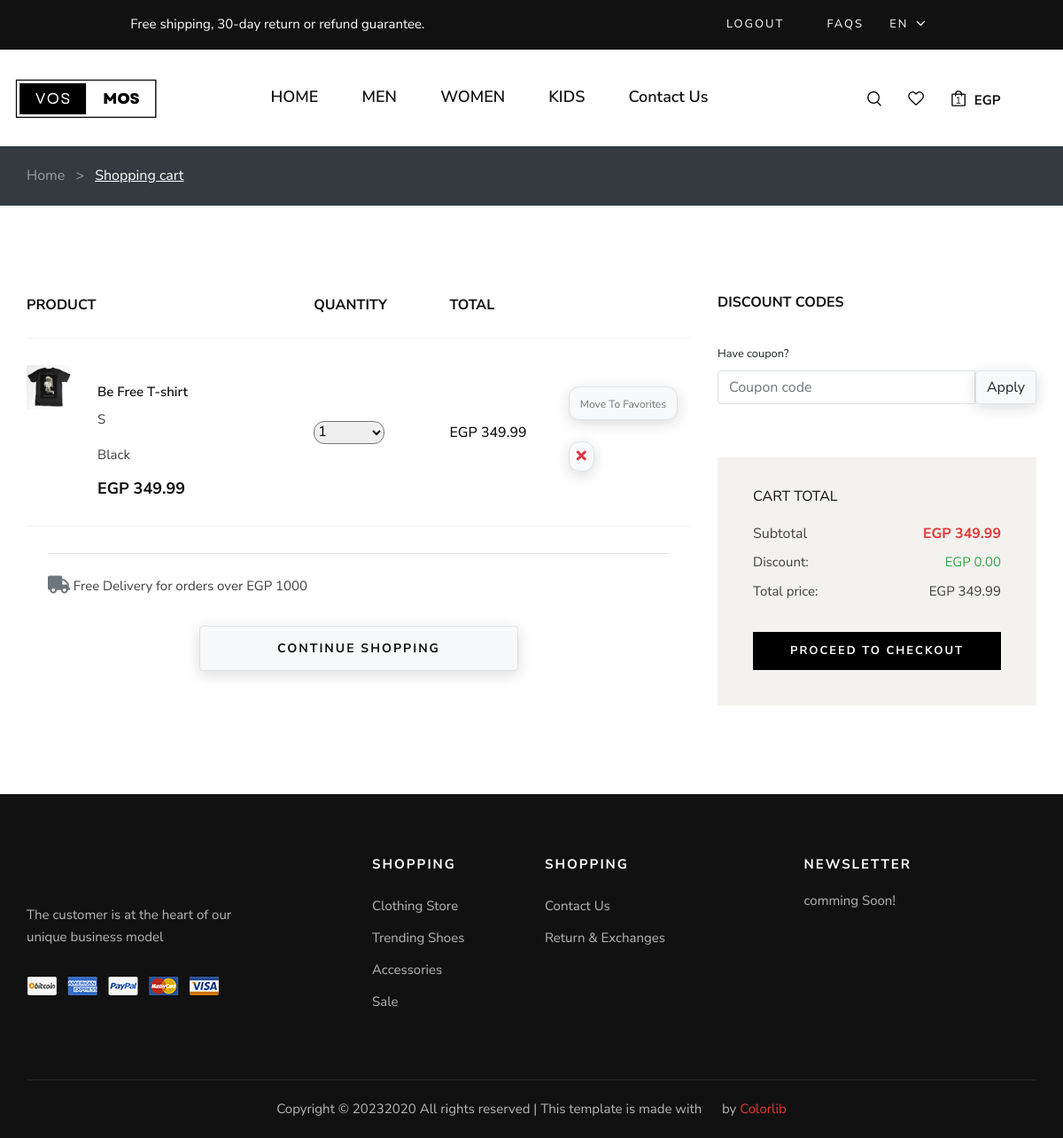
Before: /cart (signed in) with the older database file.
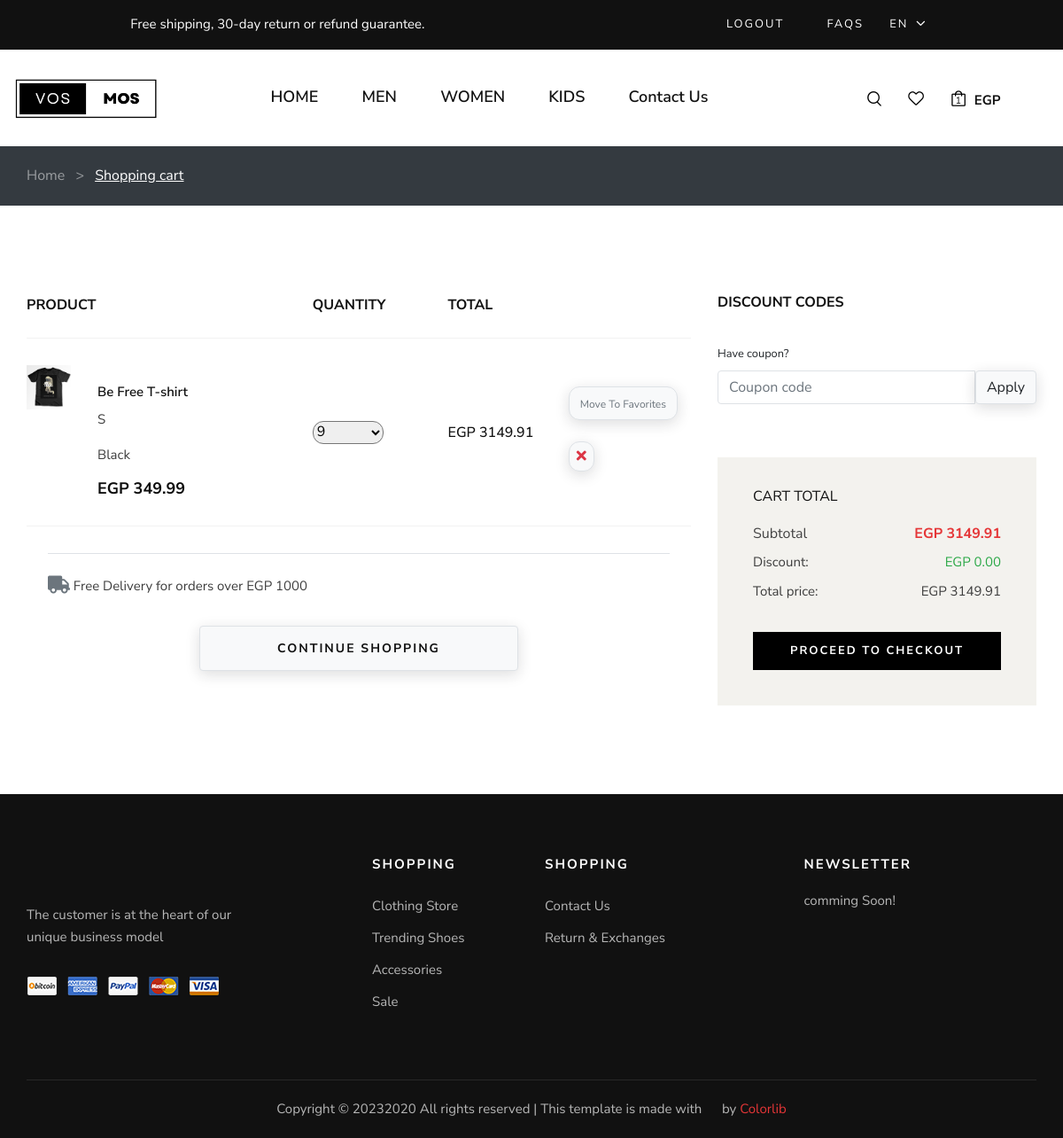
After: the same page with the newer database file.
### frontend/models.py (models this page shows, shortened)
class CartItem(models.Model):
    product = models.ForeignKey(Product, on_delete=models.CASCADE)
    quantity = models.IntegerField(default=1)
    cart = models.ForeignKey(Cart, on_delete=models.CASCADE, related_name="items", null=True)
    customized = models.BooleanField(default=False)
    size = models.CharField(max_length=10, blank=True, null=True)
    color = models.CharField(max_length=10, blank=True, null=True)
    def __str__(self):
        return f'{self.product.product_name} ({self.quantity})'
    @property
    def total(self):
        total = float(self.product.price) * int(self.quantity)
        return float("{:.2f}".format(total))

class Product(models.Model):
    CATEGORY_CHOICES = (
        ('M', 'Men'),
        ('W', 'Women'),
        ('K', 'Kids'),
        ('A', 'Accessories'),
    )
    SUB_CATEGORY_CHOICES = (
    ('S', 'Shirt'),
    ('SW', 'Sport wear'),
    ('OW', 'Outwear')
    )
    LABEL_CHOICES = (
        ('NEW', 'primary'),
        ('BEST Seller', 'secondary'),
        ('N', '')
    )
    product_id = models.AutoField
    id = models.AutoField(primary_key=True, auto_created=True)
    product_name = models.CharField(max_length=50)
    category = models.CharField(choices=CATEGORY_CHOICES, max_length=2)
    label = models.CharField(choices=LABEL_CHOICES, max_length=11, default="")
    subcategory = models.CharField(choices= SUB_CATEGORY_CHOICES ,max_length=50, default="")
    price = models.FloatField(default=0)
    discount_price = models.FloatField(default=0)
    desc = models.CharField(max_length=300)
    pub_date = models.DateField()
    image = models.ImageField(upload_to="static/images", default="")
    material = models.CharField(max_length=50, default="Coton 100%")
    description = models.TextField(default="Description")
    def get_absolute_url(self):
        return f"/product_detail/{self.id}/"

class Cart(models.Model):
    user = models.ForeignKey(MyUser, on_delete=models.CASCADE, null= True, blank = True)
    applied_coupons = models.ManyToManyField(PromoCode, blank=True,related_name="Applied_Coupons")
    session_key = models.CharField(max_length=32, null=True, blank=True)
    created_at = models.DateTimeField(auto_now_add=True)
    updated_at = models.DateTimeField(auto_now=True)
    ordered = models.BooleanField(default=False)
    coupon = models.ForeignKey(
        PromoCode, on_delete=models.SET_NULL, blank=True, null=True)
    shipping_cost = models.DecimalField(max_digits=10, decimal_places=2, default=25.99)
    @property
    def discount(self):
        if self.coupon:
            total_price = sum(item.total for item in self.items.all())
            discount_amount = total_price * self.coupon.discount
            max_discount = self.coupon.max_discount
            return min(discount_amount, max_discount)
        else:
            return 0
    @property
    def total_price_before_discount(self):
        total_price = sum(item.total for item in self.items.all())
        return "{:.2f}".format(total_price)
    @property
    def total_price(self):
        total_price = sum(item.total for item in self.items.all())
        total_price -= self.discount
        return "{:.2f}".format(total_price)

### frontend/views.py (the view, shortened to what this page needs)
# urls.py: path('cart', views.cart, name='cart'),
def cart(request):
    if request.method == "GET":
        existing_options = [
        {'value': 1, 'label': '1'},
        {'value': 2, 'label': '2'},
        {'value': 3, 'label': '3'},
        {'value': 4, 'label': '4'},
        {'value': 5, 'label': '5'},
        {'value': 6, 'label': '6'},
        {'value': 7, 'label': '7'},
        {'value': 8, 'label': '8'},
        {'value': 9, 'label': '9'},
        {'value': 10, 'label': '10'},
        ]
    if request.user.is_authenticated:
        try:
            cart = Cart.objects.get(user=request.user)
        except Cart.DoesNotExist:
            cart = Cart.objects.create(user=request.user)
        CartItems = CartItem.objects.filter(cart=cart)
        discount = cart.discount
        if cart.coupon:
            promo_code = cart.coupon.code
        else:
            promo_code = False
        context = {'promocode': promo_code, 'existing_options': existing_options,
                   'cart': CartItems, 'user_cart': cart, 'discount': discount}
    return render(request, 'cart.html', context)

### frontend/templates/cart.html (shortened to what the changed rows need)
{% extends "layout.html" %}
{% load static %}
{% block body %}
    {% if cart|length != 0 %}
    <div data-cart="{{ cart }}"  class="bg-dark">
      <div class="container py-4">
        <nav class="d-flex">
          <h6 class="mb-0">
            <a href="{% url 'index' %}" class="text-white-50">Home</a>
            <span class="text-white-50 mx-2"> > </span>
            <a href="{% url 'cart' %}" class="text-white"><u>Shopping cart</u></a>
          </h6>
        </nav>
      </div>
    </div>
    <section class="shopping-cart spad">
      <div class="container">
        <div class="row">
          <div class="col-lg-8">
            <div class="shopping__cart__table">
              <table>
                <thead>
                  <tr>
                    <th>Product</th>
                    <th>Quantity</th>
                    <th>Total</th>
                    <th></th>
                  </tr>
                </thead>
                <tbody>
                  {% for item in cart %}
                  <tr id="x{{ item.product.id }}{{ item.size }}{{ item.color }}" data-size="{{ item.size }}" data-color="{{ item.color }}" style="position: relative;">
                    <td class="product__cart__item">
                      <a href="{{ item.product.get_absolute_url }}">
                      <div class="product__cart__item__pic">
                        <img src="{{ item.product.image }}" width="50px" alt="">
                      </div>
                      <div class="product__cart__item__text">
                        <h6>{{ item.product.product_name }}</h6>
                        <p>{{item.size}}</p>
                        <p>{{item.color}}</p>
                        <h5>EGP {{ item.product.price }}</h5>
                      </div></a>
                    </td>
                    <td class="quantity__item">
                      <div class="">
                        <select value="{{ item.quantity }}" class="quantity-select form-select me-4" data-product-id="{{ item.product.id }}" style="width: 80px; border-radius: 12px;">
                          {% for option in existing_options|dictsort:"value" %}
                          <option value="{{ option.value }}" {% if option.value == item.quantity %}selected{% endif %}>{{ option.label }}</option>
                          {% endfor %}
                      </select>
                      </div>
                    </td>
                    <td class="cart__price"><text id="total_price_{{ item.product.id }}" class="h6">EGP {{ item.total }}</text> <br />
                    </td>
                    <td>
                      <div class="col-lg col-sm-6 d-flex justify-content-sm-center justify-content-md-start justify-content-lg-center justify-content-xl-end mb-2">
                        <div class="float-md-end">
                          <a onclick="addToFavorites('{{ item.product.id }}')" href="#" class="btn btn-light border px-2 icon-hover filler" style="border-radius: 12px;"><i class=" fa-xs px-1 text-secondary">Move To Favorites</i></a>
                          <br>
                          <br>
                          <a href="#" onclick="removeFromCart(event, '{{ item.product.id }}', '{{ item.size }}', '{{ item.color }}' )" class="btn btn-light border text-danger icon-hover-danger" style="border-radius: 12px; padding: 4px 8px;"> <i class="fa fa-close"></i></a>
                        </div>
                      </div>
                    </td>
                  </tr>
                  {% endfor %}
                </tbody>
              </table>
            </div>
            <div class="border-top pt-4 mx-4 mb-4">
              <p><i class="fas fa-truck text-muted fa-lg"></i> Free Delivery for orders over EGP 1000</p>
            </div>
            <div class="row ">
              <div class="col-lg-6 col-md-6 col-sm-6">
                <div class="continue__btn">
                  <a class="btn btn-light w-100 border mt-2" id="back-button">Continue Shopping</a>
                </div>
              </div>
            </div>
          </div>
          <div class="col-lg-4">
            <div class="cart__discount">
              <h6>Discount codes</h6>
              <div id="main_coupon_div" class="form-group">
                <label class="form-label">Have coupon?</label>
                  {% if user.is_authenticated %}
                  <div class="input-group">
                    <input id="promo_code" type="text" class="form-control border" name="promo_code" placeholder="Coupon code" />
                    <button id="apply-promo-code" onclick="Apply_promo_function()" class="btn btn-light border">Apply</button>
                  </div>
                    {% else %}
                    <h5><a href="{% url 'login' %}">Login</a> or <a href="{% url 'register' %}">Create An Account</a> To Use Coupons</h5>
                    <hr />
                    <p>Don't Worry We Will Keep Your Cart Items And Designs :) </p>
                    {% endif %}
                </div>
            </div>
            <div id="cart_summary" class="cart__total">
              <h6>Cart total</h6>
              <ul>
                <li>Subtotal <span id="cart_total">EGP {{ user_cart.total_price_before_discount }}</span></li>
                <div class="d-flex justify-content-between">
                  <p class="mb-2">Discount:</p>
                  {% if promocode %}
                  <p id="discount" class="mb-2 text-success">EGP {{ discount }}</p>
                  {% else %}
                  <p id="discount" class="mb-2 text-success">EGP 0.00</p>
                  {% endif %}
                </div>
                <div class="d-flex justify-content-between">
                  <p class="mb-2">Total price:</p>
                  {% if promocode %}
                    <p id="cart_total_discount" class="mb-2 fw-bold">EGP {{user_cart.total_price}}</p>
                  {% else %}
                    <p id="cart_total_discount" class="mb-2">EGP {{user_cart.total_price_before_discount}}</p>
                  {% endif %}
                </div>
              </ul>
              <a href="{% url 'checkout' %}" class="primary-btn w-screen">Proceed to checkout</a>
            </div>
          </div>
        </div>
      </div>
    </section>
    {% endif %}
{% endblock %}

Changed rows visible on the page:
changed CartItem "Black": quantity+product "1" → "9"; total "349.99" → "3149.91"
changed through a linked row, Cart: total_price_before_discount "349.99" → "3149.91"
